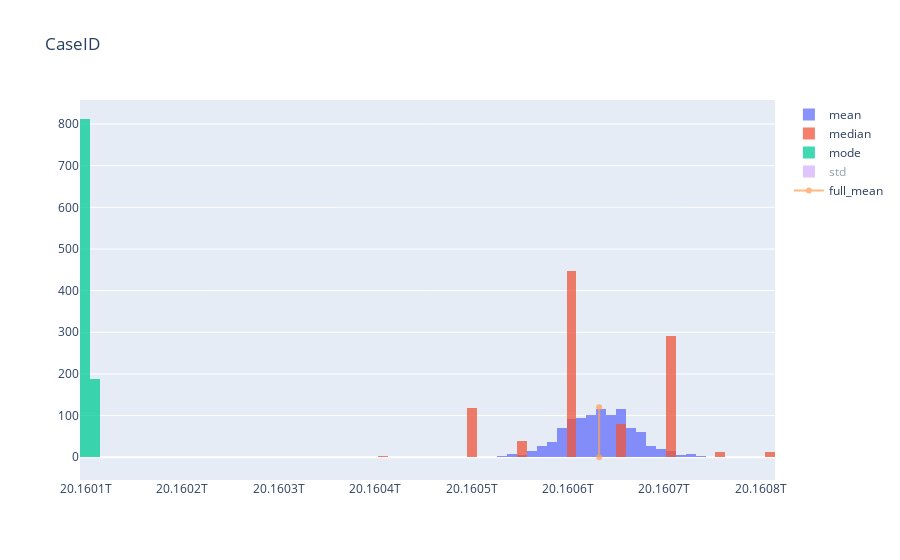
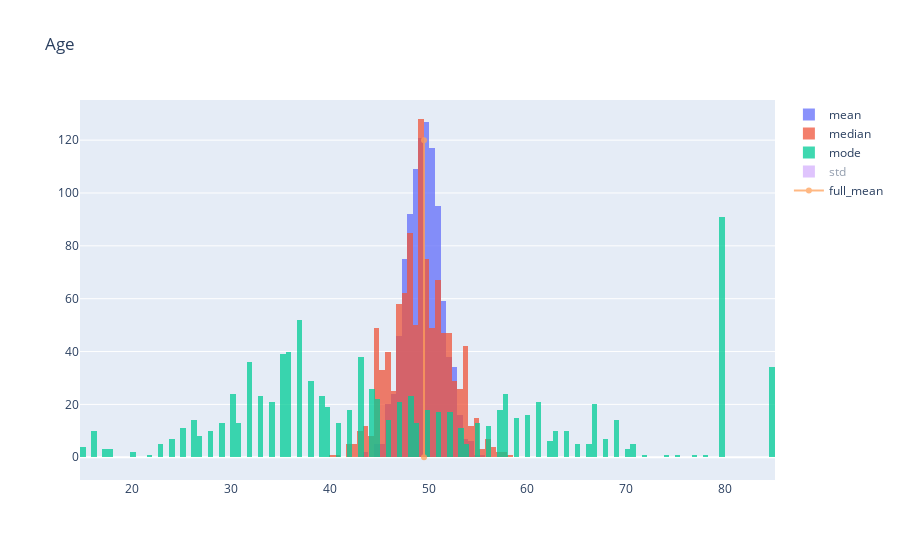
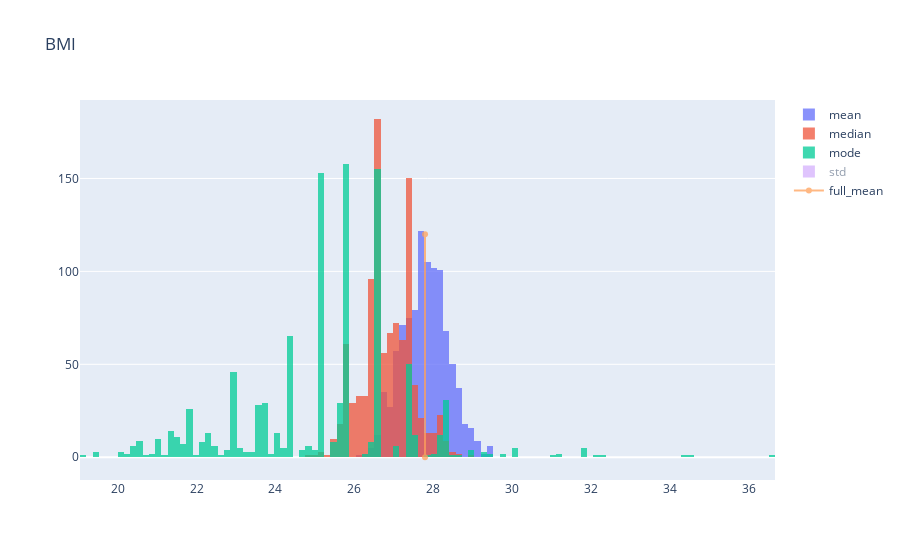
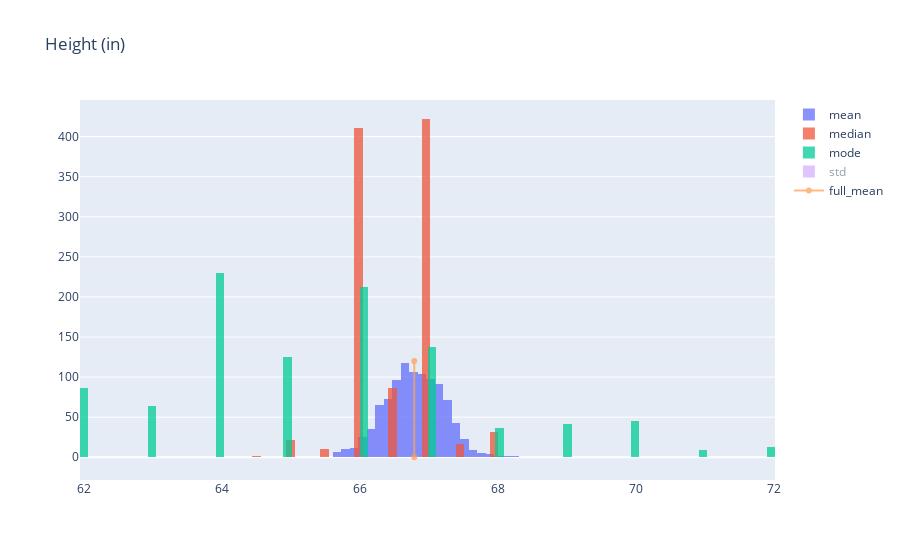

These figures' notebook cell, in order:
### Code cell
for i in range(len(measures)):
    max_=sampleResults[i]['mean'].max()
    min_=sampleResults[i]['mean'].min()
    #print(sampleResults[i].count())
    bin_width=(max_-min_)/21
    #print(str(bin_width)+" *100/(max-min)= "+str(bin_width*100/(max_-min_)))
    
    fig = plotly.graph_objects.Figure()
    fig.add_trace(plotly.graph_objects.Histogram(x=sampleResults[i]['mean'], name='mean',xbins=dict(size=bin_width)))
    fig.add_trace(plotly.graph_objects.Histogram(x=sampleResults[i]['median'], name='median',xbins=dict(size=bin_width)))
    fig.add_trace(plotly.graph_objects.Histogram(x=sampleResults[i]['mode'], name='mode',xbins=dict(size=bin_width)))
    fig.add_trace(plotly.graph_objects.Histogram(x=sampleResults[i]['std'], name='std',xbins=dict(size=bin_width),visible = 'legendonly'))
  
    fig.add_scatter(x=[population_mean[measures[i]],population_mean[measures[i]]],y=[0,120],name="full_mean")
    

    fig.update_traces(opacity=0.75)
    fig.update_layout(
        title=measures[i],
        barmode='overlay'
    )


    fig.show()

### Figure 1 — Plotly figure (JSON) as saved in the notebook; plotly's stock layout.template omitted (floating-point values rounded to 4 significant figures; data arrays with more than 128 entries replaced by an {"elided": "..."} marker saying what was removed)
{"data": [{"name": "mean", "opacity": 0.75, "type": "histogram", "x": {"elided": "1000 float values"}, "xbins": {"size": 10300000.0}}, {"name": "median", "opacity": 0.75, "type": "histogram", "x": {"elided": "1000 float values"}, "xbins": {"size": 10300000.0}}, {"name": "mode", "opacity": 0.75, "type": "histogram", "x": {"elided": "1000 int values"}, "xbins": {"size": 10300000.0}}, {"name": "std", "opacity": 0.75, "type": "histogram", "visible": "legendonly", "x": {"elided": "1000 float values"}, "xbins": {"size": 10300000.0}}, {"name": "full_mean", "opacity": 0.75, "type": "scatter", "x": [20160000000000.0, 20160000000000.0], "y": [0, 120]}], "layout": {"barmode": "overlay", "title": {"text": "CaseID"}}}

### Figure 2 — Plotly figure (JSON) as saved in the notebook; plotly's stock layout.template omitted (floating-point values rounded to 4 significant figures; data arrays with more than 128 entries replaced by an {"elided": "..."} marker saying what was removed)
{"data": [{"name": "mean", "opacity": 0.75, "type": "histogram", "x": {"elided": "1000 float values"}, "xbins": {"size": 0.5629}}, {"name": "median", "opacity": 0.75, "type": "histogram", "x": {"elided": "1000 float values"}, "xbins": {"size": 0.5629}}, {"name": "mode", "opacity": 0.75, "type": "histogram", "x": {"elided": "1000 int values"}, "xbins": {"size": 0.5629}}, {"name": "std", "opacity": 0.75, "type": "histogram", "visible": "legendonly", "x": {"elided": "1000 float values"}, "xbins": {"size": 0.5629}}, {"name": "full_mean", "opacity": 0.75, "type": "scatter", "x": [49.54, 49.54], "y": [0, 120]}], "layout": {"barmode": "overlay", "title": {"text": "Age"}}}

### Figure 3 — Plotly figure (JSON) as saved in the notebook; plotly's stock layout.template omitted (floating-point values rounded to 4 significant figures; data arrays with more than 128 entries replaced by an {"elided": "..."} marker saying what was removed)
{"data": [{"name": "mean", "opacity": 0.75, "type": "histogram", "x": {"elided": "1000 float values"}, "xbins": {"size": 0.1587}}, {"name": "median", "opacity": 0.75, "type": "histogram", "x": {"elided": "1000 float values"}, "xbins": {"size": 0.1587}}, {"name": "mode", "opacity": 0.75, "type": "histogram", "x": {"elided": "1000 float values"}, "xbins": {"size": 0.1587}}, {"name": "std", "opacity": 0.75, "type": "histogram", "visible": "legendonly", "x": {"elided": "1000 float values"}, "xbins": {"size": 0.1587}}, {"name": "full_mean", "opacity": 0.75, "type": "scatter", "x": [27.79, 27.79], "y": [0, 120]}], "layout": {"barmode": "overlay", "title": {"text": "BMI"}}}

### Figure 4 — Plotly figure (JSON) as saved in the notebook; plotly's stock layout.template omitted (floating-point values rounded to 4 significant figures; data arrays with more than 128 entries replaced by an {"elided": "..."} marker saying what was removed)
{"data": [{"name": "mean", "opacity": 0.75, "type": "histogram", "x": {"elided": "1000 float values"}, "xbins": {"size": 0.1229}}, {"name": "median", "opacity": 0.75, "type": "histogram", "x": {"elided": "1000 float values"}, "xbins": {"size": 0.1229}}, {"name": "mode", "opacity": 0.75, "type": "histogram", "x": {"elided": "1000 int values"}, "xbins": {"size": 0.1229}}, {"name": "std", "opacity": 0.75, "type": "histogram", "visible": "legendonly", "x": {"elided": "1000 float values"}, "xbins": {"size": 0.1229}}, {"name": "full_mean", "opacity": 0.75, "type": "scatter", "x": [66.78, 66.78], "y": [0, 120]}], "layout": {"barmode": "overlay", "title": {"text": "Height (in)"}}}
